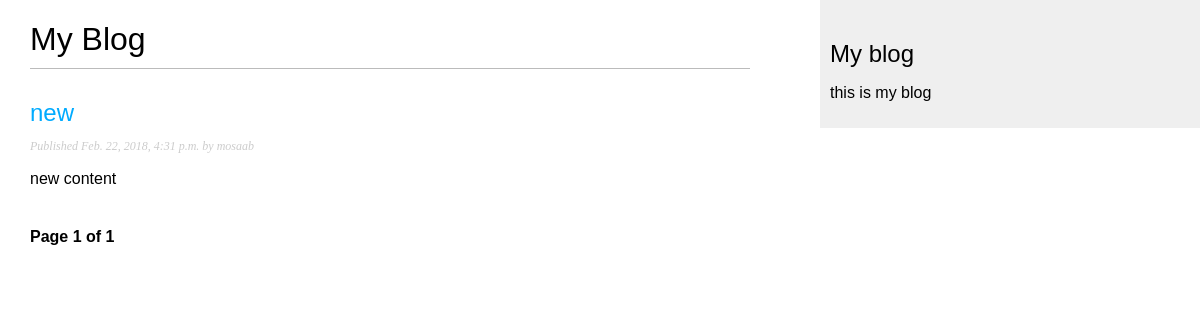
/blog/, run on an earlier commit of the app's database.
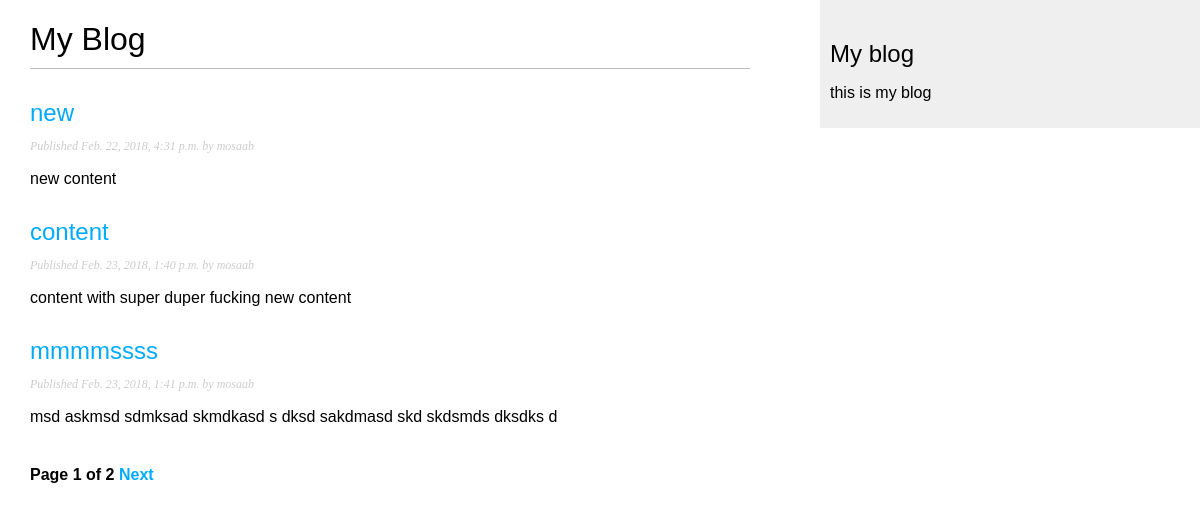
And on a later commit of the database.
### blog/models.py (models this page shows, shortened)
class Post(models.Model):
    STATUS_CHOICES = (
        ('draft', 'Draft'),
        ('published', "Published"),
    )
    title = models.CharField(max_length=250)
    slug = models.SlugField(max_length=250, unique_for_date='publish')
    author = models.ForeignKey(User, related_name='blog_posts')
    body = models.TextField()
    publish = models.DateTimeField(default=timezone.now)
    created = models.DateTimeField(auto_now_add=True)
    updated = models.DateTimeField(auto_now=True)
    objects = models.Manager()
    published = PublishedManager()
    status = models.CharField(
        max_length=10,
        choices = STATUS_CHOICES,
        default= 'draft'
    )
    class meta:
        ordering = ('-publish')
    def get_absolute_url(self):
        return reverse(
            'blog:post_detail',
            args= [
                self.publish.year,
                self.publish.strftime('%m'),
                self.publish.strftime('%d'),
                self.slug,
            ]
        )

### blog/views.py (the view)
def post_list(request):
    object_list = Post.published.all()
    paginator = Paginator(object_list , 3)
    page = request.GET.get('page')
    try :
        posts = paginator.page(page)
    except PageNotAnInteger:
        posts = paginator.page(1)
    except EmptyPage:
        posts = paginator.page(paginator.num_pages)
    return render(
        request,
        'blog/post/list.html',
        {
            'posts':posts,
            'page': page,
        }
    )

### blog/models.py (called while the page is built)
    def get_queryset(self):
        return super(PublishedManager,self).get_queryset().filter(status='published')

### blog/templates/blog/post/list.html (shortened to what this page needs)
{% extends 'blog/base.html' %}
{% block content %}
    <h1>My Blog</h1>
    {% for post in posts %}
        <h2>
            <a href="{{ post.get_absolute_url }}">{{ post.title }}</a>
        </h2>
        <p class="date">
            Published {{ post.publish }} by {{ post.author }}
        </p>
        {{ post.body | truncatewords:30 | linebreaks }}
    {% endfor %}
    {% include "pagination.html" with page=posts %}
{% endblock content %}

### blog/templates/blog/base.html (shortened to what this page needs)
{% load staticfiles %}
<!DOCTYPE html>
<html>
    <head>
        <link href="{% static 'css/blog.css' %}" rel="stylesheet">
    </head>
    <body>
        <div id="content">
            {% block content %}
            {% endblock content %}
        </div>
        <div id="sidebar">
            <h2>My blog</h2>
            <p>this is my blog</p>
        </div>
    </body>
</html>

### blog/templates/pagination.html (shortened to what this page needs)
<div class="pagination">
    <span class="step-links">
        <span class="current">
            Page {{ page.number }} of {{ page.paginator.num_pages }}
        </span>
        {% if page.has_next %}
            <a href="?page={{ page.next_page_number }}">Next</a>
        {% endif %}
    </span>
</div>

### blog/static/css/blog.css (style rules this page uses)
body { margin:0; padding:0; font-family:helvetica, sans-serif; }
a { color:#00abff; text-decoration:none; }
h1 { font-weight:normal; border-bottom:1px solid #bbb; padding:0 0 10px 0; }
h2 { font-weight:normal; margin:30px 0 0; }
#content { float:left; width:60%; padding:0 0 0 30px; }
#sidebar { float:right; width:30%; padding:10px; background:#efefef; height:100%; }
p.date { color:#ccc; font-family: georgia, serif; font-size: 12px; font-style: italic; }
.pagination { margin:40px 0; font-weight:bold; }

What changed in the data, as far as the page shows it:
added Post: title "content", publish "Feb. 23, 2018, 1:40 p.m.", author "mosaab", body "content with super duper fucking new content"
added Post: title "mmmmssss", publish "Feb. 23, 2018, 1:41 p.m.", author "mosaab", body "msd askmsd sdmksad skmdkasd s dksd sakdmasd skd skdsmds dksdks d"
Also different on the page:
{{ page.paginator.num_pages }}: "1" → "2"
text now shown: "Next"
